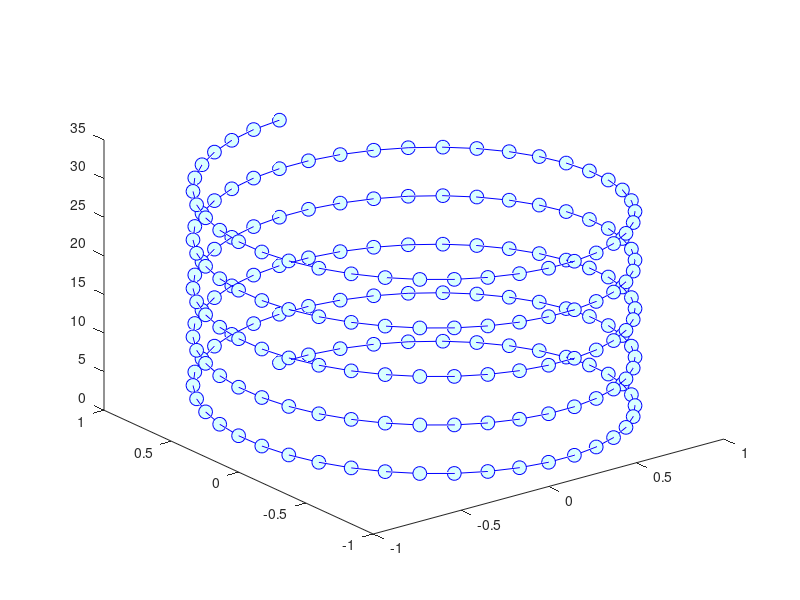
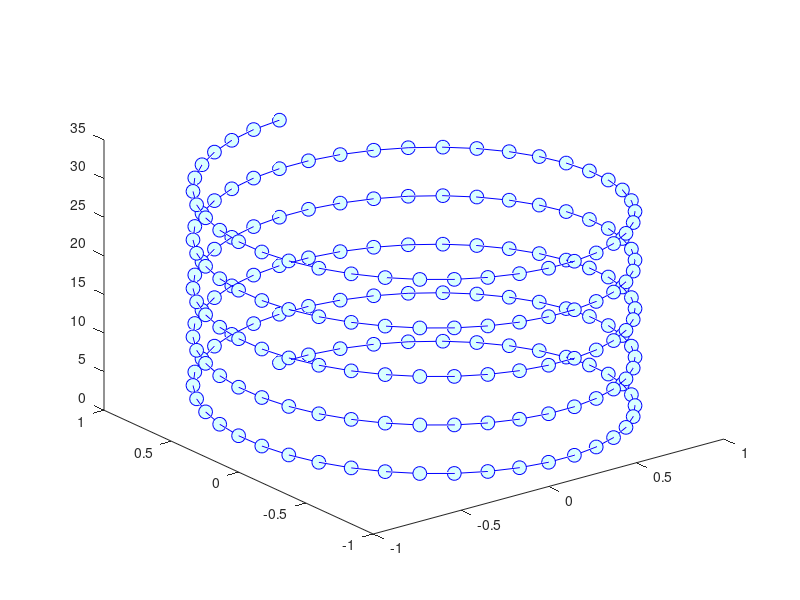

MATLAB code for these plots, in order: (Note: this script raises an error after producing the figures.)
%{

this code contains graphical examples interesting for the project    

for more reference visit the matlab help center at links:

plot gallery - you can find here many many possibilities
https://it.mathworks.com/products/matlab/plot-gallery.html#

plot3:
https://it.mathworks.com/help/matlab/ref/plot3.html



useful tip: to customize the properties you can always use the get(PLOTNAME) 
command and infer for properties


MOVIES:
A tutorial:
https://www.youtube.com/watch?v=mvXJh_TDKG8

matlab "Movie" on site:
https://it.mathworks.com/help/matlab/ref/movie.html

%}

%% example 1: points with surface connected by lines:

t = 0:pi/20:10*pi;
xt = sin(t);
yt = cos(t);
figure
plot3(xt,yt,t,'-o','Color','b','MarkerSize',10,...
    'MarkerFaceColor','#D9FFFF')

% another way to change parameters:
figure
p = plot3(xt,yt,t,'-o','Color','b','MarkerSize',10,...
    'MarkerFaceColor','#D9FFFF')
p.LineStyle = ":";
p.Color = "red";
p.Marker = "o";


%% example 2: to point out one particular point of the plot
t = 0:pi/500:pi;
xt(1,:) = sin(t).*cos(10*t);
yt(1,:) = sin(t).*sin(10*t);
zt = cos(t);
figure
plot3(xt,yt,zt,'-o','MarkerIndices',200)

%% example 3: stems:
x1 = linspace(0,2*pi,50)';
x2 = linspace(pi,3*pi,50)';
X = [x1, x2];
Y = [cos(x1), 0.5*sin(x2)];
figure
stem(X,Y)

% there exists also stem3:
X = linspace(-5,5,60);
Y = cos(X);
Z = X.^2;
figure
stem3(X,Y,Z)

% you can even stem meshgrids:
figure
[X,Y] = meshgrid(0:.1:1);
Z = exp(X+Y);
stem3(X,Y,Z)

% and custom it as you wish:
theta = linspace(0,2*pi);
X = cos(theta);
Y = sin(theta);
Z = theta;
figure
st = stem3(X,Y,Z,...
    "Marker",MarkerType,...         % Specify the point symbol
    "LineWidth",LineWidth,...       % Specify stem line width
    "LineStyle",LineType,...        % Specify stem line appearance
    "Color",Color);  
title("Stem Plot of 3-D Data")
xlabel('x')
ylabel('y')
zlabel('z')

% useful tip: to customize the properties you can always use the get(PLOTNAME) command and infer for properties

%% example 4: 
figure
t = tiledlayout(1,2,'TileSpacing','compact');
bgAx = axes(t,'XTick',[],'YTick',[],'Box','off');
bgAx.Layout.TileSpan = [1 1];

ax1 = axes(t);
plot(ax1,[1:5],[2:6])
xline(ax1,15,':');
ax1.Box = 'off';
xlim(ax1,[0 15])
xlabel(ax1, 'First Interval')

% Create second plot
ax2 = axes(t);
ax2.Layout.Tile = 2;
plot(ax2,[1:5],[2:6])
xline(ax2,45,':');
ax2.YAxis.Visible = 'off';
ax2.Box = 'off';
xlim(ax2,[45 60])
xlabel(ax2,'Second Interval')

% Link the axes
linkaxes([ax1 ax2], 'y')